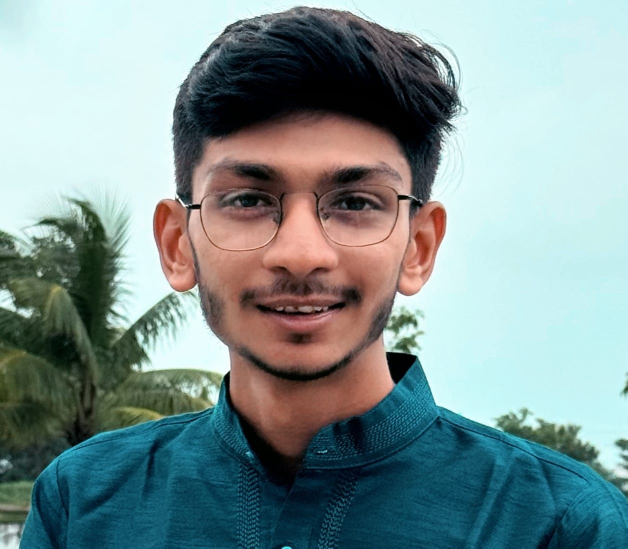
#> input picture data/images/original.jpg, 1255 x 1097 px, found by its file name (shown at 1/2 size)
$ python unit4_feature_matching.py
#> lines starting #> are read from the running program, lines starting #| are printed output that depends on the picture
import os
import sys
import cv2
import numpy as np
import matplotlib.pyplot as plt
from skimage.feature import hog
from skimage import exposure


def run_unit4_feature_extraction_and_matching():
    print("=====================================================================")
    print("UNIT 4: FEATURE EXTRACTION (HOG) & SIFT FEATURE MATCHING")
    print("=====================================================================")

    output_dir = os.path.join("outputs", "unit4")
    os.makedirs(output_dir, exist_ok=True)

    # 1. Load Original Image and Second View Image
    orig_path = "data/images/original.jpg"
    second_path = "data/images/second_view.jpg"

    if not os.path.exists(orig_path) or not os.path.exists(second_path):
        print(f"[ERROR] Missing images in 'data/images/'. Please run 'python src/prepare_dataset.py' first.")
        sys.exit(1)

    img1_bgr = cv2.imread(orig_path)
#> img1_bgr is the input picture: shape (1097, 1255, 3); mean B, G, R 147.5, 147.7, 127.9
    img2_bgr = cv2.imread(second_path)
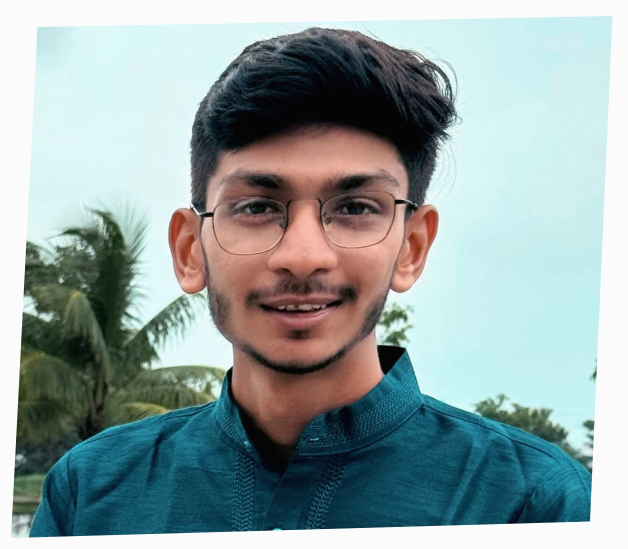
#> input picture data/images/second_view.jpg, 1255 x 1097 px, found by its file name (shown at 1/2 size)
#> img2_bgr is the input picture: shape (1097, 1255, 3); mean B, G, R 161.9, 161.9, 145.6

    img1_rgb = cv2.cvtColor(img1_bgr, cv2.COLOR_BGR2RGB)
    img2_rgb = cv2.cvtColor(img2_bgr, cv2.COLOR_BGR2RGB)

    gray1 = cv2.cvtColor(img1_bgr, cv2.COLOR_GRAY2BGR if len(img1_bgr.shape)==2 else cv2.COLOR_BGR2GRAY)
    gray2 = cv2.cvtColor(img2_bgr, cv2.COLOR_GRAY2BGR if len(img2_bgr.shape)==2 else cv2.COLOR_BGR2GRAY)

    # ===================================================================
    # TASK 1: HOG (Histogram of Oriented Gradients) Feature Extraction
    # ===================================================================
    print("[Task 1] Extracting HOG features from photograph...")
    # Resize slightly for clean HOG visualization
    hog_sz = (256, 256)
    hog_input = cv2.resize(gray1, hog_sz)

    hog_features, hog_image = hog(
        hog_input,
        orientations=9,
        pixels_per_cell=(8, 8),
        cells_per_block=(2, 2),
        visualize=True,
        channel_axis=None
    )
    # Rescale HOG image intensity for clear plotting
    hog_image_rescaled = exposure.rescale_intensity(hog_image, in_range=(0, 10))
    print(f"         - Extracted {len(hog_features)} HOG feature descriptors")
#|          - Extracted 34596 HOG feature descriptors

    # Save HOG visualization
    fig, axes = plt.subplots(1, 2, figsize=(12, 6))
    axes[0].imshow(cv2.resize(img1_rgb, hog_sz))
    axes[0].set_title("Resized Input Image", fontsize=12)
    axes[0].axis("off")

    axes[1].imshow(hog_image_rescaled, cmap="gray")
    axes[1].set_title("HOG Gradient Orientations", fontsize=12)
    axes[1].axis("off")
    plt.tight_layout()
    hog_path = os.path.join(output_dir, "01_hog_feature_visualization.png")
    plt.savefig(hog_path, dpi=200, bbox_inches="tight")
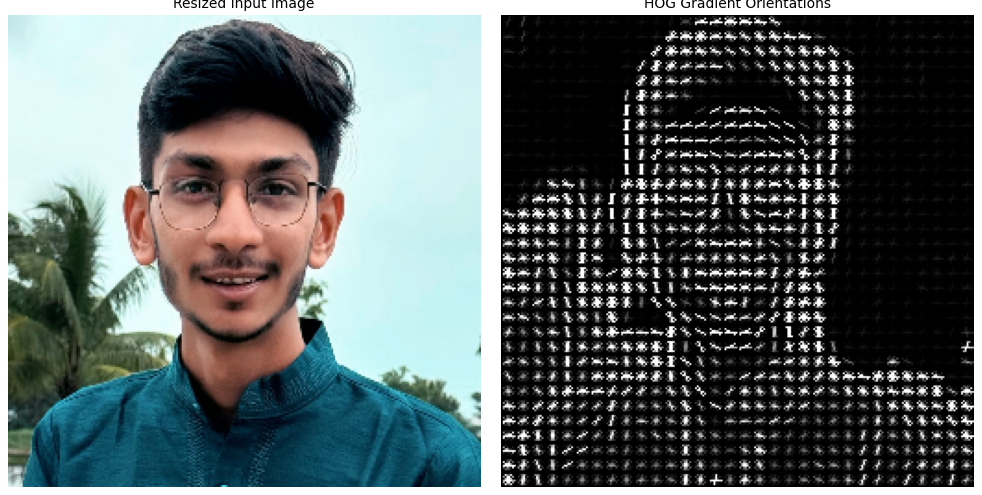
#> figure drawn by matplotlib, 2 panels
    plt.close()

    # ===================================================================
    # TASKS 2, 3 & 4: SIFT Keypoints, Descriptors & Matching
    # ===================================================================
    print("[Task 2 & 3] Detecting SIFT keypoints and calculating descriptors...")
    sift = cv2.SIFT_create()

    kp1, des1 = sift.detectAndCompute(gray1, None)
#> kp1 = 4250 keypoints; strongest (x, y, size): (804, 727, 38.9), (360, 400, 3.2), (811, 203, 137.4), (396, 413, 7.8)
    kp2, des2 = sift.detectAndCompute(gray2, None)
#> kp2 = 3493 keypoints; strongest (x, y, size): (783, 711, 35.9), (769, 205, 161.9), (1179, 850, 13.1), (389, 418, 3)
    print(f"         - Image 1 SIFT Keypoints : {len(kp1)}")
#|          - Image 1 SIFT Keypoints : 4250
    print(f"         - Image 2 SIFT Keypoints : {len(kp2)}")
#|          - Image 2 SIFT Keypoints : 3493

    # Draw SIFT keypoints on original image
    img1_sift_kp = cv2.drawKeypoints(
        img1_rgb, kp1, None, flags=cv2.DRAW_MATCHES_FLAGS_DRAW_RICH_KEYPOINTS
    )
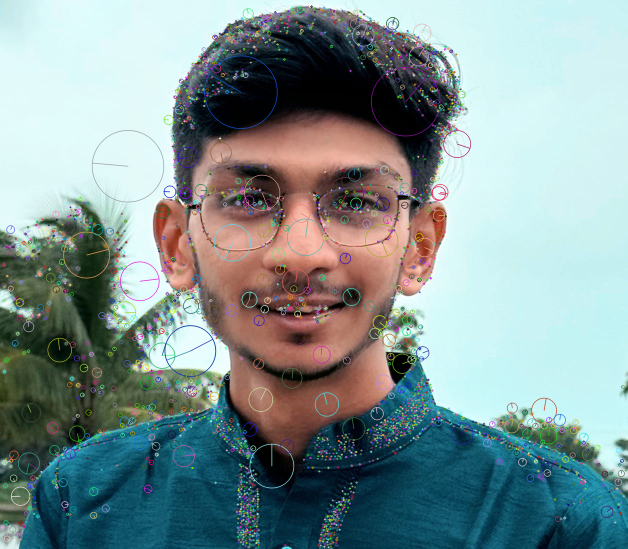
#> img1_sift_kp: shape (1097, 1255, 3) (shown at 1/2 size); mean R, G, B 129.6, 148.5, 148.5
    cv2.imwrite(
        os.path.join(output_dir, "02_sift_keypoints_image1.jpg"),
        cv2.cvtColor(img1_sift_kp, cv2.COLOR_RGB2BGR)
    )

    # [Task 4] Match SIFT features between Image 1 and Image 2 (Original vs Second View)
    print("[Task 4] Matching SIFT features between original and second view...")
    bf = cv2.BFMatcher(cv2.NORM_L2, crossCheck=True)
    matches_view = bf.match(des1, des2)
#> matches_view = 2723 matches
    # Sort matches by distance (best matches first)
    matches_view = sorted(matches_view, key=lambda x: x.distance)
    print(f"         - Total SIFT matches found : {len(matches_view)}")
#|          - Total SIFT matches found : 2723

    # Draw top 50 matches
    match_img_view = cv2.drawMatches(
        img1_rgb, kp1, img2_rgb, kp2, matches_view[:50], None,
        flags=cv2.DrawMatchesFlags_NOT_DRAW_SINGLE_POINTS
    )
    cv2.imwrite(
        os.path.join(output_dir, "03_sift_matching_original_vs_second_view.jpg"),
        cv2.cvtColor(match_img_view, cv2.COLOR_RGB2BGR)
    )

    # ===================================================================
    # TASK 5: Repeat Matching After Rotation and Resizing
    # ===================================================================
    print("[Task 5] Testing SIFT invariance under Rotation and Resizing...")
    h, w = gray1.shape[:2]
#> h = 1097; w = 1255

    # Experiment A: Rotated Image (Rotate 30 degrees clockwise)
    center = (w // 2, h // 2)
#> center = (627, 548)
    rot_matrix = cv2.getRotationMatrix2D(center, 30, 1.0)
    rotated_img = cv2.warpAffine(gray1, rot_matrix, (w, h), borderValue=(255, 255, 255))
    rotated_rgb = cv2.warpAffine(img1_rgb, rot_matrix, (w, h), borderValue=(255, 255, 255))
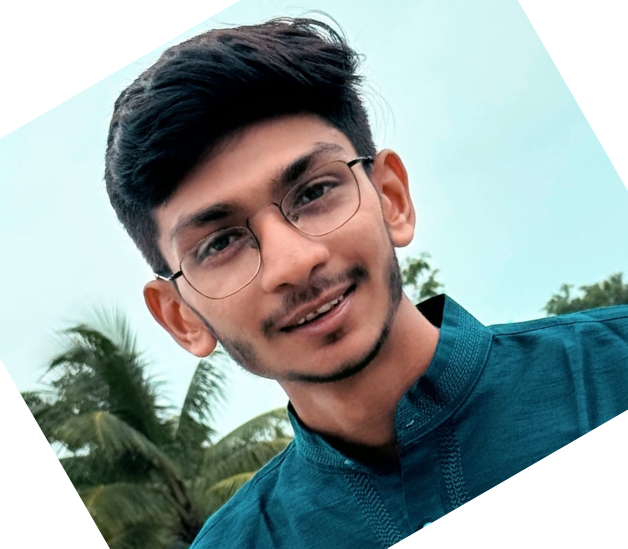
#> rotated_rgb: shape (1097, 1255, 3) (shown at 1/2 size); mean R, G, B 147.6, 160.3, 159.2

    kp_rot, des_rot = sift.detectAndCompute(rotated_img, None)
#> kp_rot = 3597 keypoints; strongest (x, y, size): (870, 615, 38.9), (357, 257, 190), (614, 160, 131.9), (321, 553, 3.2)
    matches_rot = bf.match(des1, des_rot)
#> matches_rot = 2875 matches
    matches_rot = sorted(matches_rot, key=lambda x: x.distance)
    print(f"         - Rotation (30 deg) Matches: {len(matches_rot)}")
#|          - Rotation (30 deg) Matches: 2875

    match_img_rot = cv2.drawMatches(
        img1_rgb, kp1, rotated_rgb, kp_rot, matches_rot[:50], None,
        flags=cv2.DrawMatchesFlags_NOT_DRAW_SINGLE_POINTS
    )
    cv2.imwrite(
        os.path.join(output_dir, "04_sift_matching_rotated.jpg"),
        cv2.cvtColor(match_img_rot, cv2.COLOR_RGB2BGR)
    )

    # Experiment B: Resized Image (Scale down to 70%)
    resized_img = cv2.resize(gray1, (int(w * 0.7), int(h * 0.7)))
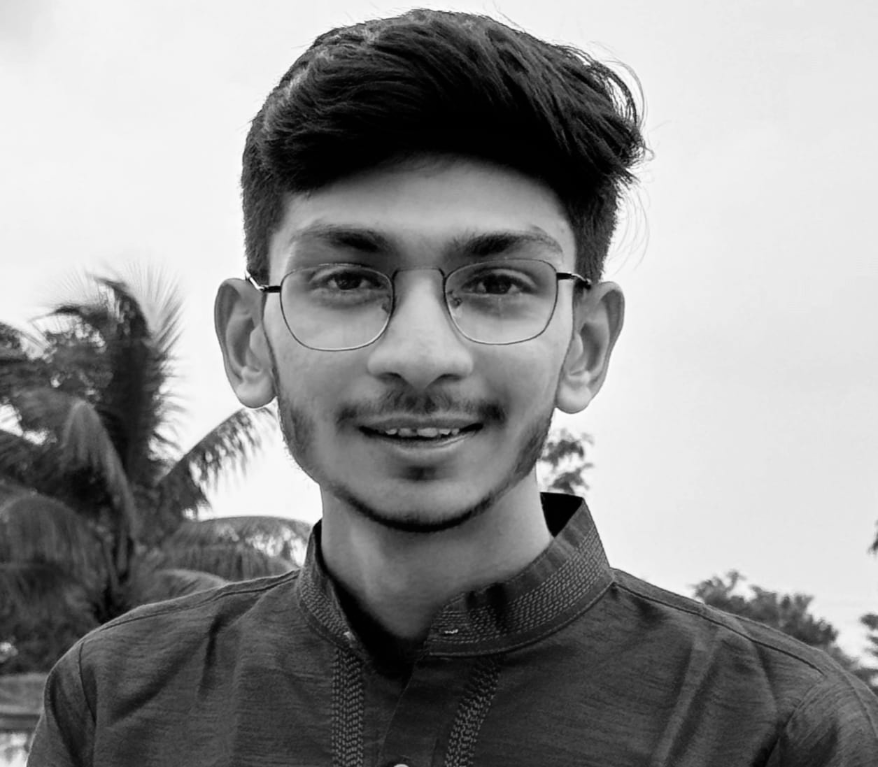
#> resized_img: shape (767, 878); min 0, max 255, mean 141.7
    resized_rgb = cv2.resize(img1_rgb, (int(w * 0.7), int(h * 0.7)))

    kp_res, des_res = sift.detectAndCompute(resized_img, None)
#> kp_res = 2278 keypoints; strongest (x, y, size): (562, 508, 27.1), (567, 141, 95.7), (252, 279, 2.3), (277, 289, 5.5)
    matches_res = bf.match(des1, des_res)
#> matches_res = 1850 matches
    matches_res = sorted(matches_res, key=lambda x: x.distance)
    print(f"         - Resized (70%) Matches    : {len(matches_res)}")
#|          - Resized (70%) Matches    : 1850

    match_img_res = cv2.drawMatches(
        img1_rgb, kp1, resized_rgb, kp_res, matches_res[:50], None,
        flags=cv2.DrawMatchesFlags_NOT_DRAW_SINGLE_POINTS
    )
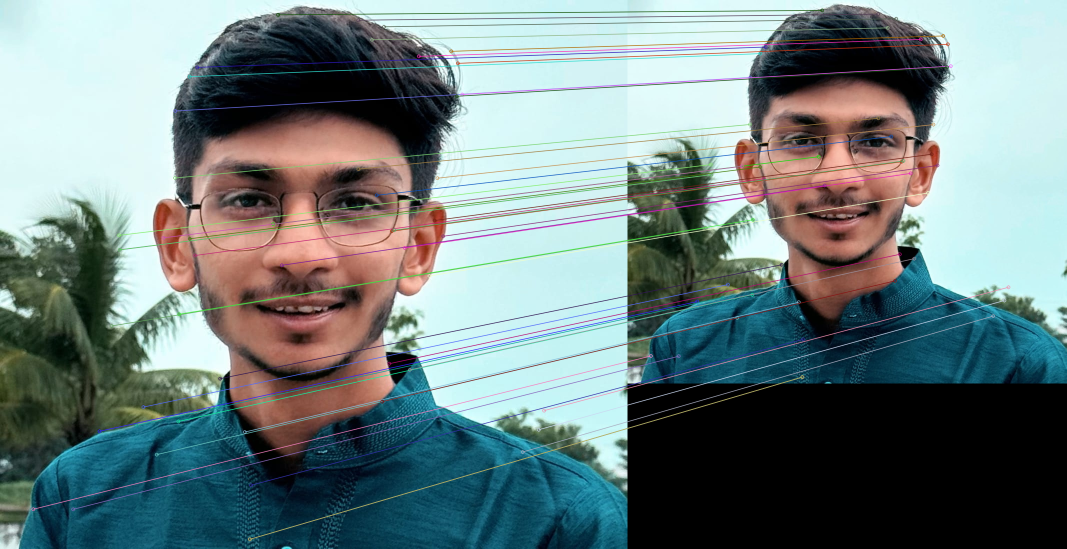
#> match_img_res: shape (1097, 2133, 3) (shown at 1/2 size); mean R, G, B 111.7, 128.3, 128.6
    cv2.imwrite(
        os.path.join(output_dir, "05_sift_matching_resized.jpg"),
        cv2.cvtColor(match_img_res, cv2.COLOR_RGB2BGR)
    )

    # ===================================================================
    # TASK 6: Summary Comparison Grid Plot
    # ===================================================================
    fig, axes = plt.subplots(2, 2, figsize=(16, 12))
    fig.suptitle("Unit 4: SIFT Feature Extraction & Invariance Matching Comparison", fontsize=15, fontweight="bold")

    axes[0, 0].imshow(cv2.drawKeypoints(img1_rgb, kp1[:100], None))
    axes[0, 0].set_title(f"1. SIFT Keypoints (Top 100 shown: {len(kp1)} total)", fontsize=11)
    axes[0, 0].axis("off")

    axes[0, 1].imshow(match_img_view)
    axes[0, 1].set_title(f"2. Original vs. Second View ({len(matches_view)} matches)", fontsize=11)
    axes[0, 1].axis("off")

    axes[1, 0].imshow(match_img_rot)
    axes[1, 0].set_title(f"3. Rotation 30° Invariance ({len(matches_rot)} matches)", fontsize=11)
    axes[1, 0].axis("off")

    axes[1, 1].imshow(match_img_res)
    axes[1, 1].set_title(f"4. Resize 70% Invariance ({len(matches_res)} matches)", fontsize=11)
    axes[1, 1].axis("off")

    plt.tight_layout()
    summary_grid_path = os.path.join(output_dir, "06_unit4_sift_matching_summary_grid.png")
    plt.savefig(summary_grid_path, dpi=200, bbox_inches="tight")
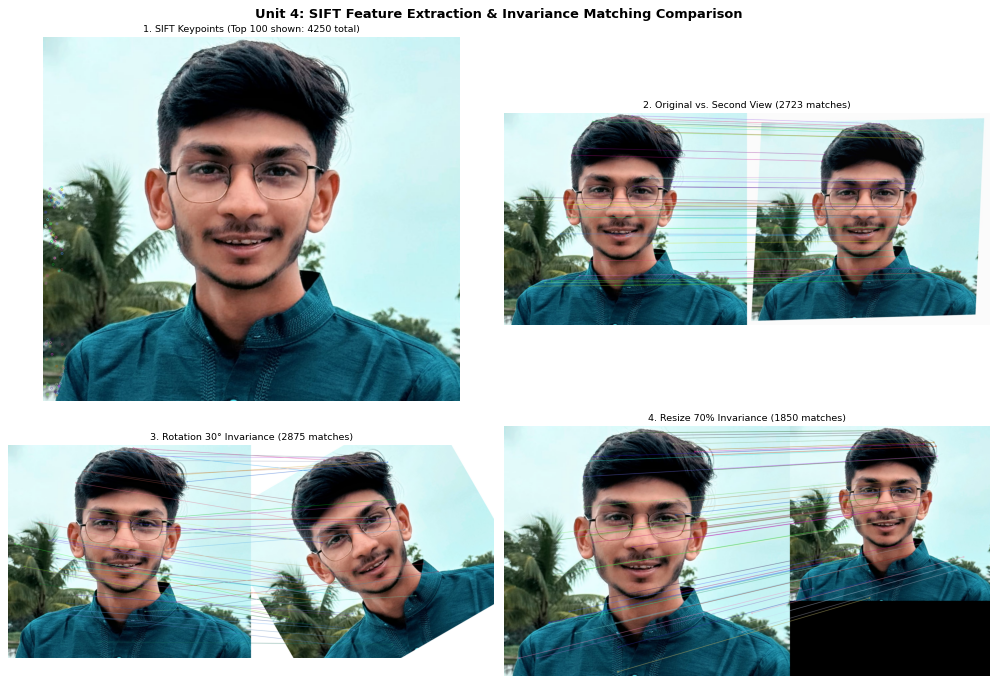
#> figure drawn by matplotlib, 4 panels
    plt.close()

    print("---------------------------------------------------------------------")
    print(f"[SUCCESS] Unit 4 Complete! All output files saved in '{output_dir}/'")
    print(f"[REPORT FILE] SIFT Summary Grid: '{summary_grid_path}'")
    print("=====================================================================")


if __name__ == "__main__":
    run_unit4_feature_extraction_and_matching()
